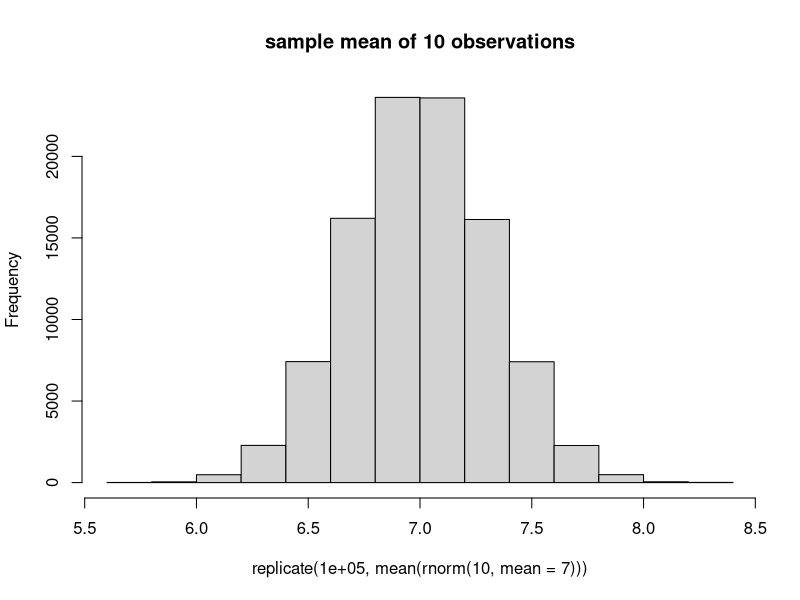

R code for this plot:
## ---- chunk 1
mean(rnorm(10))
mean(rnorm(10))
mean(rnorm(10))
## ---- chunk 2
set.seed(0)
x <- rnorm(10)
x
## ---- chunk 3
mean(x)
## ---- chunk 4
mean(rnorm(10))
mean(rnorm(10))
mean(rnorm(10))
## ---- chunk 5
xbar <- replicate(5, mean(rnorm(10,mean=7)))
xbar
## ---- chunk 6
hist(replicate(1e5, mean(rnorm(10,mean=7))),main="sample mean of 10 observations")
